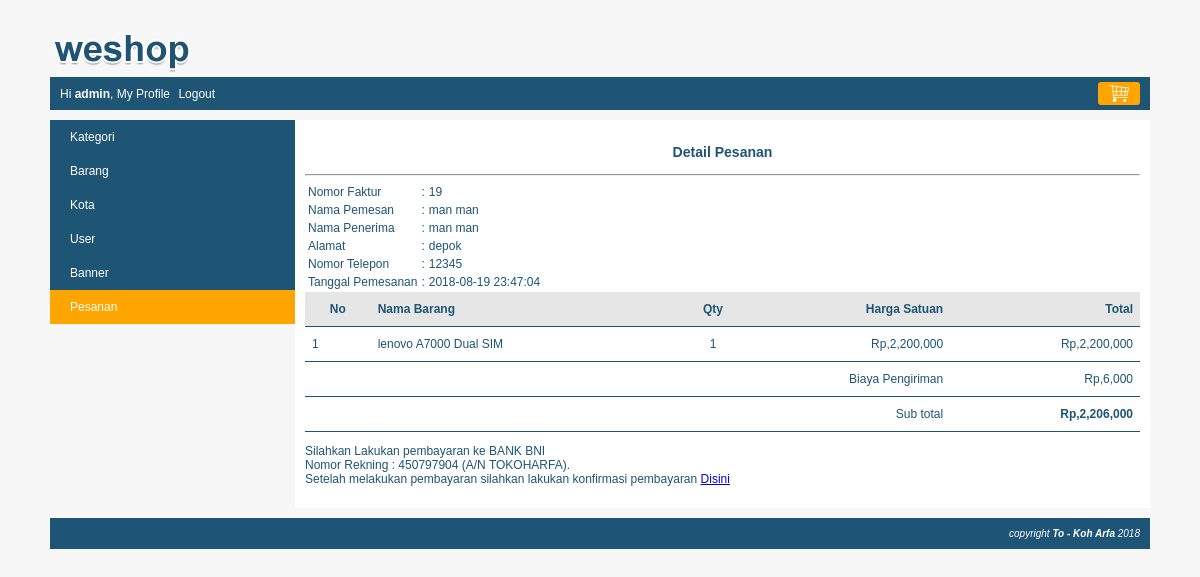
Page /index.php?page=my_profile&module=pesanan&action=detail&pesanan_id=19 (signed in) on the committed database.
### tables this page shows
CREATE TABLE `pesanan` (
  `pesanan_id` int(10) NOT NULL,
  `kota_id` int(10) NOT NULL,
  `user_id` int(10) NOT NULL,
  `nama_penerima` varchar(150) NOT NULL,
  `nomor_telepon` varchar(15) NOT NULL,
  `alamat` varchar(300) NOT NULL,
  `tanggal_pemesanan` datetime NOT NULL,
  `status` tinyint(4) NOT NULL
);

CREATE TABLE `user` (
  `user_id` int(10) NOT NULL,
  `level` varchar(30) NOT NULL,
  `nama` varchar(150) NOT NULL,
  `email` varchar(160) NOT NULL,
  `alamat` varchar(400) NOT NULL,
  `phone` varchar(15) NOT NULL,
  `password` varchar(300) NOT NULL,
  `status` enum('on','off') NOT NULL
);

CREATE TABLE `pesanan_detail` (
  `pesanan_id` int(10) NOT NULL,
  `barang_id` int(10) NOT NULL,
  `quantity` tinyint(2) NOT NULL,
  `harga` int(10) NOT NULL
);

CREATE TABLE `barang` (
  `barang_id` int(10) NOT NULL,
  `kategori_id` int(10) NOT NULL,
  `nama_barang` varchar(250) NOT NULL,
  `spesifikasi` text NOT NULL,
  `gambar` varchar(300) NOT NULL,
  `harga` int(10) NOT NULL,
  `stok` tinyint(1) NOT NULL,
  `status` enum('on','off') NOT NULL
);

CREATE TABLE `kota` (
  `kota_id` int(10) NOT NULL,
  `kota` varchar(150) NOT NULL,
  `tarif` int(10) NOT NULL,
  `status` enum('on','off') NOT NULL
);

### function/helper.php (called while the page is built, shortened)
<?php
	function rupiah($niali = 0){
		$string = "Rp,".number_format($niali);
		return $string;
	}
?>

### module/pesanan/detail.php (the view, shortened to what this page needs)
<?php
	$pesanan_id = $_GET["pesanan_id"];
	$query = mysqli_query($koneksi, "SELECT pesanan.nama_penerima, pesanan.nomor_telepon, pesanan.alamat, pesanan.tanggal_pemesanan, user.nama, kota.kota, kota.tarif FROM pesanan JOIN user ON pesanan.user_id=user.user_id JOIN kota ON pesanan.kota_id=kota.kota_id WHERE pesanan.pesanan_id='$pesanan_id' ");
	$row=mysqli_fetch_assoc($query);
	$tanggal_pemesanan = $row['tanggal_pemesanan'];
	$nama_penerima = $row['nama_penerima'];
	$nomor_telepon = $row['nomor_telepon'];
	$alamat = $row['alamat'];
	$tarif = $row['tarif'];
	$nama = $row['nama'];
?>
<div id="frame-faktur">
	<h3><center>Detail Pesanan</center></h3>
	<hr>
	<table>
		<tr>
			<td>Nomor Faktur</td>
			<td>:</td>
			<td><?php echo $pesanan_id; ?></td>
		</tr>
		<tr>
			<td>Nama Pemesan</td>
			<td>:</td>
			<td><?php echo $nama; ?></td>
		</tr>
		<tr>
			<td>Nama Penerima</td>
			<td>:</td>
			<td><?php echo $nama_penerima; ?></td>
		</tr>
		<tr>
			<td>Alamat</td>
			<td>:</td>
			<td><?php echo $alamat; ?></td>
		</tr>
		<tr>
			<td>Nomor Telepon</td>
			<td>:</td>
			<td><?php echo $nomor_telepon; ?></td>
		</tr>
		<tr>
			<td>Tanggal Pemesanan</td>
			<td>:</td>
			<td><?php echo $tanggal_pemesanan; ?></td>
		</tr>
	</table>
</div>
	<table class="table-list">
		<tr class="baris-title">
			<th class="no">No</th>
			<th class="kiri">Nama Barang</th>
			<th class="tengah">Qty</th>
			<th class="kanan">Harga Satuan</th>
			<th class="kanan">Total</th>
		</tr>
		<?php
			$queryDetail = mysqli_query($koneksi, "SELECT pesanan_detail.*, barang.nama_barang FROM pesanan_detail JOIN barang ON pesanan_detail.barang_id=barang.barang_id WHERE pesanan_detail.pesanan_id='$pesanan_id' ");
			$no = 1;
			$subtotal = 0;
			while ($rowDetail=mysqli_fetch_assoc($queryDetail)) {
				$total = $rowDetail['harga'] * $rowDetail['quantity'];
				$subtotal = $subtotal + $total;
				echo "<tr>
							<td class='no'>$no</td>
							<td class='kiri'>$rowDetail[nama_barang]</td>
							<td class='tengah'>$rowDetail[quantity]</td>
							<td class='kanan'>".rupiah($rowDetail['harga'])."</td>
							<td class='kanan'>".rupiah($total)."</td>
						</tr>";
				$no++;
			}
			$subtotal = $subtotal + $tarif;
		?>
		<tr>
			<td class="kanan" colspan="4">Biaya Pengiriman</td>
			<td class="kanan"><?php echo rupiah($tarif);?></td>
		</tr>
		<tr>
			<td class="kanan" colspan="4">Sub total</td>
			<td class="kanan"><b><?php echo rupiah($subtotal);?></b></td>
		</tr>
	</table>
	<div id="frame-keterangan">
		<p>
			Silahkan Lakukan pembayaran ke BANK BNI<br/>
			Nomor Rekning : 450797904 (A/N TOKOHARFA).<br/>
			Setelah melakukan pembayaran silahkan lakukan konfirmasi pembayaran
			<a href="<?php echo BASE_URL."index.php?page=my_profile&module=pesanan&action=konfirmasi_pembayaran&pesanan_id=$pesanan_id" ?>">Disini</a>
		</p>
	</div>

### css/style.css (style rules this page uses)
body { font-family: arial; font-size:12px; color:#1e5474; background:#F7F7F7; margin:0px; }
.table-list { width: 100%; border-collapse: collapse; }
.table-list tr.baris-title { background: #E6E6E6; }
.table-list tr th, .table-list tr td { padding: 10px 7px; }
.kiri { text-align: left; }
.tengah { text-align: center; }
.kanan { text-align:right; }
.table-list tr { border-bottom: 1px solid #1e5474; }

### rows in the picture
pesanan: user.nama "man man", nama_penerima "man man", alamat "depok", nomor_telepon "12345", tanggal_pemesanan "2018-08-19 23:47:04", kota.tarif "Rp,6,000"
pesanan_detail: barang.nama_barang "lenovo A7000 Dual SIM", quantity "1", harga "Rp,2,200,000", rupiah($total) "Rp,2,200,000"

### other values in the picture
$nama "admin"
$pesanan_id "19"
rupiah($subtotal) "Rp,2,206,000"
